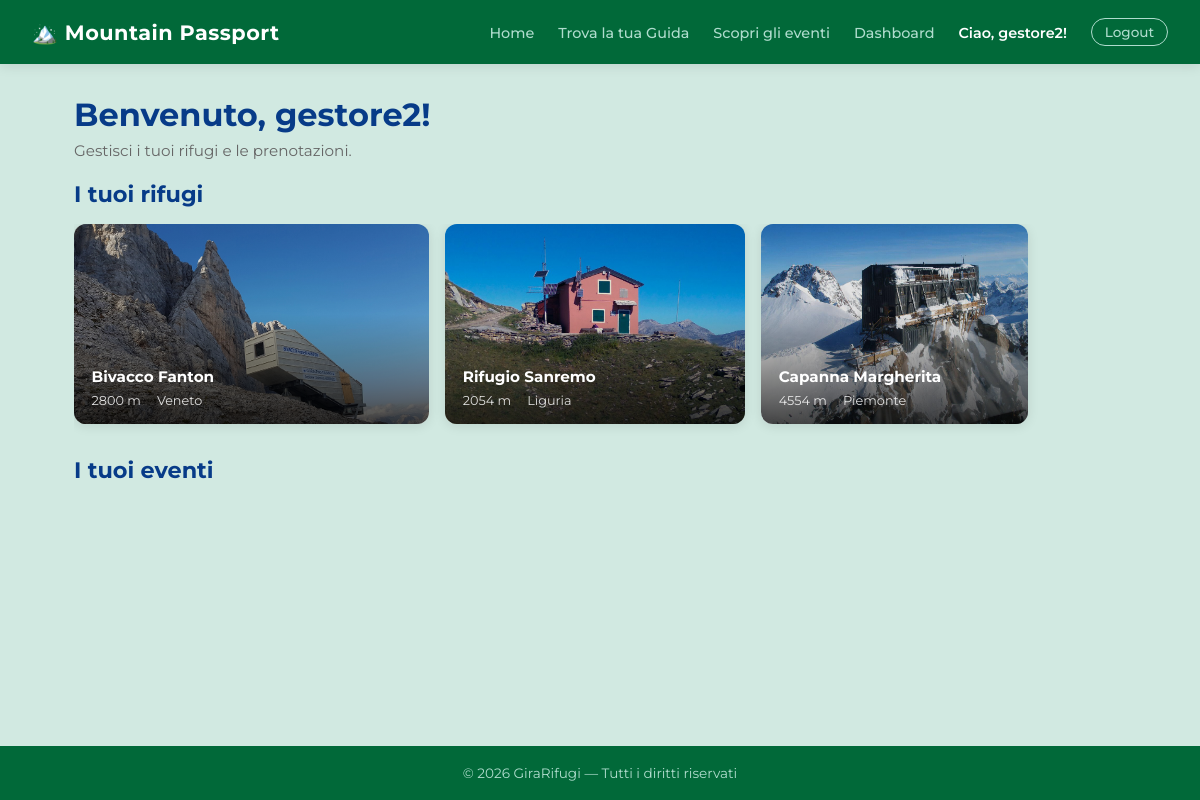
Before: / (signed in) with the older database file.
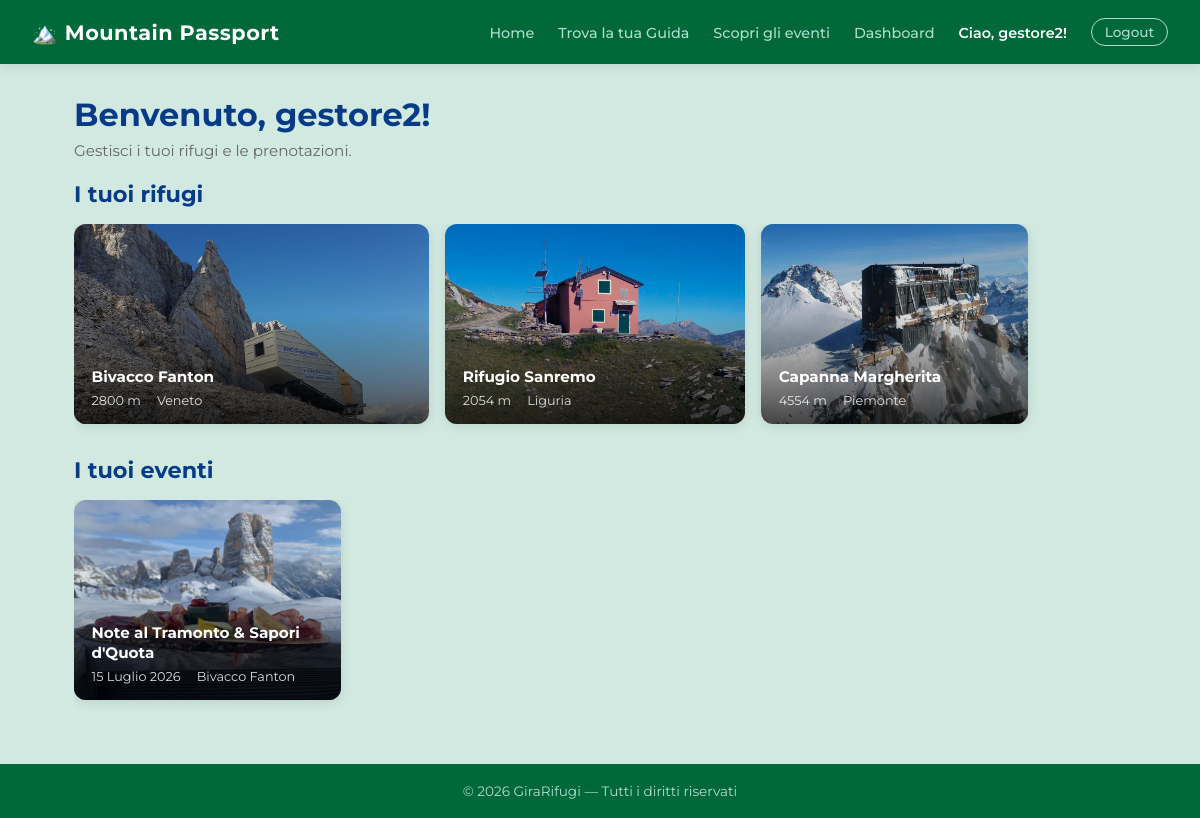
After: the same page with the newer database file.
### rifugi/models.py (models this page shows, shortened)
class Rifugio(models.Model):
    nome = models.CharField(max_length=200)
    localita = models.CharField(max_length=200)
    altitudine = models.IntegerField()
    latitudine = models.FloatField()
    longitudine = models.FloatField()
    regione = models.CharField(max_length=100)
    TIPO_CHOICES = [
        ('RIFUGIO', 'Rifugio'),
        ('BIVACCO', 'Bivacco'),
        ('CAPANNA', 'Capanna'),
    ]
    tipo = models.CharField(max_length=20, choices=TIPO_CHOICES, default='RIFUGIO')
    descrizione = models.TextField(blank=True)
    posti_letto = models.IntegerField(default=0)
    posti_disponibili = models.IntegerField(default=0)
    immagine = models.ImageField(upload_to='rifugi/', blank=True, null=True)
    qr_uuid = models.UUIDField(default=uuid.uuid4, unique=True, editable=False)
    STATO_CHOICES = [
        ('in_attesa', 'In attesa'),
        ('approvato', 'Approvato'),
    ]
    stato = models.CharField(max_length=20, choices=STATO_CHOICES, default='in_attesa')
    gestore = models.ForeignKey(
        User,
        on_delete=models.SET_NULL,
        null=True,
        blank=True,
        related_name='rifugi'
    )
    class Meta:
        verbose_name_plural = "Rifugi"

class Evento(models.Model):
    rifugio = models.ForeignKey(
        Rifugio,
        on_delete=models.CASCADE,
        related_name='eventi'
    )
    titolo = models.CharField(max_length=200)
    descrizione = models.TextField(blank=True)
    data = models.DateField()
    ora = models.TimeField(blank=True, null=True)
    posti_disponibili = models.IntegerField(default=0)
    immagine = models.ImageField(upload_to='eventi/', blank=True, null=True)
    class Meta:
        verbose_name_plural = "Eventi"
        ordering = ['data']

### rifugi/views.py (the view, shortened to what this page needs)
# urls.py: 2. Add a URL to urlpatterns:  path('', views.home, name='home')
def home(request):
    from django.contrib.auth.models import User as AuthUser
    rifugi_mensili = Rifugio.objects.filter(stato='approvato').order_by('-id')[:10]
    rifugi_casuali = Rifugio.objects.filter(stato='approvato').order_by('?')[:10]
    rifugi_in_attesa_count = Rifugio.objects.filter(stato='in_attesa').count()
    rifugi_preferiti = []
    rifugi_paginati = None
    rifugi_gestore = []
    prenotazioni_in_attesa = 0
    itinerari_guida = []
    classifica_rapida = []
    guide = []
    gestori = []
    nome = regione = quota_min = quota_max = ''
    if request.user.is_authenticated:
        gruppo = request.user.groups.first()
        nome_gruppo = gruppo.name if gruppo else ''
        if nome_gruppo == 'Escursionista':
            preferiti = Preferito.objects.filter(escursionista=request.user).select_related('rifugio')
            rifugi_preferiti = [p.rifugio for p in preferiti]
            rifugi = Rifugio.objects.filter(stato='approvato')
            nome = request.GET.get('nome', '')
            regione = request.GET.get('regione', '')
            quota_min = request.GET.get('quota_min', '')
            quota_max = request.GET.get('quota_max', '')
            visite = Visita.objects.filter(escursionista=request.user).select_related('rifugio')
            if nome: rifugi = rifugi.filter(nome__icontains=nome)
            if regione: rifugi = rifugi.filter(regione__icontains=regione)
            if quota_min: rifugi = rifugi.filter(altitudine__gte=quota_min)
            if quota_max: rifugi = rifugi.filter(altitudine__lte=quota_max)
            request.session['filtri'] = {
                'nome': nome, 'regione': regione,
                'quota_min': quota_min, 'quota_max': quota_max
            }
            paginator = Paginator(rifugi, 10)
            rifugi_paginati = paginator.get_page(request.GET.get('page'))
        elif nome_gruppo == 'GestoreRifugio':
            rifugi_gestore = Rifugio.objects.filter(gestore=request.user)
            prenotazioni_in_attesa = Prenotazione.objects.filter(
                rifugio__gestore=request.user, stato='in_attesa'
            ).count()
        elif nome_gruppo == 'GuidaAlpina':
            preferiti = Preferito.objects.filter(escursionista=request.user).select_related('rifugio')
            rifugi_preferiti = [p.rifugio for p in preferiti]
            itinerari_guida = Itinerario.objects.filter(guida=request.user, data__gte=date.today()).order_by('data')
    return render(request, 'home.html', {
        'rifugi': rifugi_paginati,
        'rifugi_preferiti': rifugi_preferiti,
        'rifugi_mensili': rifugi_mensili,
        'rifugi_casuali': rifugi_casuali,
        'rifugi_gestore': rifugi_gestore,
        'prenotazioni_in_attesa': prenotazioni_in_attesa,
        'itinerari_guida': itinerari_guida,
        'rifugi_in_attesa_count': rifugi_in_attesa_count,
        'classifica_rapida': classifica_rapida,
        'guide': guide,
        'gestori': gestori,
        'nome': nome, 'regione': regione,
        'quota_min': quota_min, 'quota_max': quota_max,
    })

### templates/home.html (shortened to what this page needs)
{% extends 'base.html' %}
{% block content %}
{% if user.is_authenticated %}
<div class="home-welcome">
    <h1>Benvenuto, {{ user.username }}!</h1>
    {% if user.groups.all.0.name == 'GestoreRifugio' %}
        <p>Gestisci i tuoi rifugi e le prenotazioni.</p>
    {% elif user.groups.all.0.name == 'GuidaAlpina' %}
        <p>Organizza i tuoi itinerari e gestisci le iscrizioni.</p>
    {% elif user.groups.all.0.name == 'Admin' or user.is_superuser %}
        <p>Monitora la piattaforma e gestisci i contenuti.</p>
    {% else %}
        <p>Naviga tra i rifugi disponibili, ricevi supporto, fatti guidare.</p>
    {% endif %}
</div>
{% if user.groups.all.0.name == 'GestoreRifugio' %}
    <h2 class="home-section-title">I tuoi rifugi</h2>
    <div class="rifugi-scroll">
        {% for r in rifugi_gestore %}
        <a href="{% url 'rifugio' r.pk %}" class="rifugio-card-big">
            {% if r.immagine %}<img src="{{ r.immagine.url }}" alt="{{ r.nome }}">
            {% else %}<div class="rifugio-card-placeholder"></div>{% endif %}
            <div class="rifugio-card-overlay"></div>
            <div class="rifugio-card-content">
                <h3>{{ r.nome }}</h3>
                <div class="rifugio-card-meta">
                    <span>{{ r.altitudine }} m</span>
                    <span>{{ r.regione }}</span>
                </div>
            </div>
        </a>
        {% empty %}
        <p style="color: var(--gray);">Nessun rifugio assegnato.</p>
        {% endfor %}
    </div>
    <h2 class="home-section-title">I tuoi eventi</h2>
    <div class="rifugi-scroll">
        {% for r in rifugi_gestore %}
            {% for evento in r.eventi.all %}
            <a href="{% url 'dashboard_gestore' %}" class="rifugio-card-big">
                {% if evento.immagine %}
                    <img src="{{ evento.immagine.url }}" alt="{{ evento.titolo }}">
                {% elif evento.rifugio.immagine %}
                    <img src="{{ evento.rifugio.immagine.url }}" alt="{{ evento.titolo }}">
                {% else %}
                    <div class="evento-card-placeholder"></div>
                {% endif %}
                <div class="rifugio-card-overlay"></div>
                <div class="rifugio-card-content">
                    <h3>{{ evento.titolo }}</h3>
                    <div class="rifugio-card-meta">
                        <span>{{ evento.data }}</span>
                        <span>{{ r.nome }}</span>
                    </div>
                </div>
            </a>
            {% endfor %}
        {% empty %}
        <p style="color: var(--gray);">Nessun evento ancora.</p>
        {% endfor %}
    </div>
{% endif %}
{% endif %}
{% endblock %}

### templates/base.html (shortened to what this page needs)
{% load static %}
<!DOCTYPE html>
<html lang="it">
<head>
    <link rel="stylesheet" href="{% static 'css/base.css' %}">
    <link rel="stylesheet" href="{% static 'css/home.css' %}">
    <link rel="stylesheet" href="{% static 'css/eventi.css' %}">
    <link rel="stylesheet" href="{% static 'css/detail.css' %}">
    <link rel="stylesheet" href="{% static 'css/form.css' %}">
    <link rel="stylesheet" href="{% static 'css/pages.css' %}">
</head>
<body>
<nav class="navbar">
    <a href="{% url 'home' %}" class="navbar-brand">🏔️ Mountain Passport</a>
    <ul class="navbar-nav">
        <li><a href="{% url 'home' %}">Home</a></li>
        <li><a href="{% url 'guide' %}">Trova la tua Guida</a></li>
        <li><a href="{% url 'eventi' %}">Scopri gli eventi</a></li>
        {% if user.is_authenticated %}
            {% if user.groups.all.0.name == 'Escursionista' %}
                <li><a href="{% url 'checkin' %}">Check-in</a></li>
                <li><a href="{% url 'passaporto' %}">Passaporto</a></li>
            {% elif user.groups.all.0.name == 'GestoreRifugio' %}
                <li><a href="{% url 'dashboard_gestore' %}">Dashboard</a></li>
            {% elif user.groups.all.0.name == 'GuidaAlpina' %}
                <li><a href="{% url 'dashboard_guida' %}">Dashboard</a></li>
            {% elif user.groups.all.0.name == 'Admin' or user.is_superuser %}
                <li><a href="{% url 'pannello_admin' %}">Pannello Admin</a></li>
            {% endif %}
            <li><span class="navbar-user">Ciao, {{ user.username }}!</span></li>
            <li>
                <form method="post" action="/accounts/logout/" style="display:inline">
                    <button type="submit" class="btn-logout">Logout</button>
                </form>
            </li>
        {% else %}
            <li><a href="/accounts/login/">Login</a></li>
            <li><a href="{% url 'register' %}">Registrati</a></li>
        {% endif %}
    </ul>
</nav>
<main>
    {% block content %}{% endblock %}
</main>
<footer>
    <p>&copy; 2026 GiraRifugi — Tutti i diritti riservati</p>
</footer>
</body>
</html>

### static/css/base.css (style rules this page uses)
:root { --green-dark: #016939; --green: #4B9978; --green-light: #AFDCCD; --green-bg: #D1E9E1; --blue-dark: #073B88; --blue: #2F629A; --blue-light: #6B9AB5; --gray: #666666; --gray-light: #E0E0E0; --gray-bg: #F5F5F5; --white: #FFFFFF; --shadow: 0 2px 12px rgba(0,0,0,0.10); --radius: 12px; --radius-sm: 8px; }
*, *::before, *::after { box-sizing: border-box; margin: 0; padding: 0; }
body { font-family: 'Montserrat', sans-serif; background-color: var(--green-bg); color: var(--blue-dark); min-height: 100vh; display: flex; flex-direction: column; }
a { color: var(--blue); text-decoration: none; }
.navbar { background-color: var(--green-dark); padding: 0 2rem; display: flex; align-items: center; justify-content: space-between; height: 64px; box-shadow: var(--shadow); position: sticky; top: 0; z-index: 100; }
.navbar-brand { font-size: 1.3rem; font-weight: 700; color: var(--white) !important; letter-spacing: 0.5px; text-decoration: none; }
.navbar-nav { display: flex; align-items: center; gap: 1.5rem; list-style: none; }
.navbar-nav a { color: var(--green-light); font-size: 0.9rem; font-weight: 500; transition: color 0.2s; }
.navbar-user { color: var(--white); font-size: 0.9rem; font-weight: 600; }
.btn-logout { background: transparent; border: 1px solid var(--green-light); color: var(--green-light); padding: 0.3rem 0.8rem; border-radius: 20px; cursor: pointer; font-family: 'Montserrat', sans-serif; font-size: 0.85rem; font-weight: 500; transition: all 0.2s; }
main { flex: 1; max-width: 1100px; margin: 0 auto; padding: 2rem 1.5rem; width: 100%; }
footer { background-color: var(--green-dark); color: var(--green-light); text-align: center; padding: 1.2rem; font-size: 0.85rem; margin-top: auto; }

### static/css/home.css (style rules this page uses)
.home-welcome { margin-bottom: 1.25rem; }
.home-welcome h1 { font-size: 2rem; font-weight: 700; color: var(--blue-dark); line-height: 1.2; }
.home-welcome p { color: var(--gray); margin-top: 0.4rem; font-size: 0.95rem; }
.home-section-title { font-size: 1.4rem; font-weight: 700; color: var(--blue-dark); margin-bottom: 1rem; margin-top: 0.5rem; }
.rifugi-scroll { display: flex; gap: 1rem; overflow-x: auto; padding-bottom: 1rem; margin-bottom: 1rem; scrollbar-width: thin; scrollbar-color: var(--green-light) transparent; }
.rifugio-card-big { position: relative; min-width: 260px; height: 200px; border-radius: var(--radius); overflow: hidden; flex-shrink: 0; display: block; text-decoration: none; box-shadow: var(--shadow); transition: transform 0.2s; }
.rifugio-card-big img { width: 100%; height: 100%; object-fit: cover; display: block; }
.rifugio-card-overlay { position: absolute; inset: 0; background: linear-gradient(to top, rgba(0,0,0,0.72) 0%, rgba(0,0,0,0.10) 55%); }
.rifugio-card-content { position: absolute; bottom: 0; left: 0; right: 0; padding: 1rem 1.1rem; color: var(--white); }
.rifugio-card-content h3 { font-size: 0.95rem; font-weight: 700; margin-bottom: 0.4rem; line-height: 1.3; }
.rifugio-card-meta { display: flex; gap: 1rem; font-size: 0.8rem; color: rgba(255,255,255,0.85); }

Changed rows visible on the page:
added Evento: immagine (picture), titolo "Note al Tramonto & Sapori d'Quota", data "15 Luglio 2026", {{ r.nome }} "Bivacco Fanton", shown under Rifugio "Bivacco Fanton"
